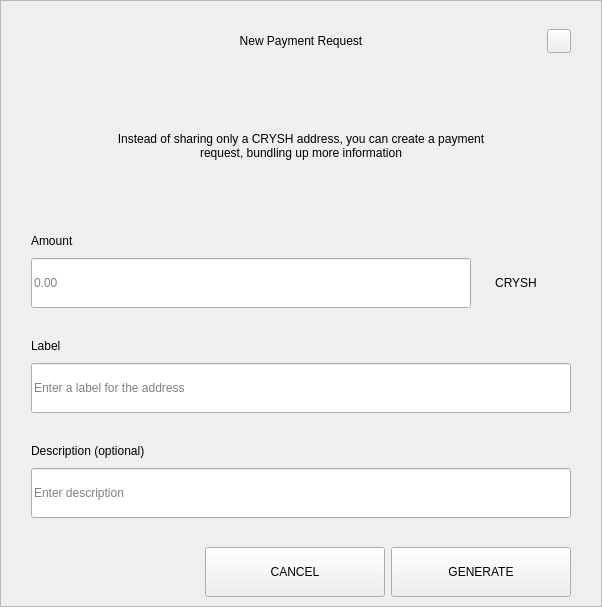
<?xml version="1.0" encoding="UTF-8"?>
<ui version="4.0">
 <class>RequestDialog</class>
 <widget class="QDialog" name="RequestDialog">
  <property name="geometry">
   <rect>
    <x>0</x>
    <y>0</y>
    <width>602</width>
    <height>607</height>
   </rect>
  </property>
  <property name="windowTitle">
   <string>Dialog</string>
  </property>
  <layout class="QVBoxLayout" name="verticalLayout_5">
   <property name="spacing">
    <number>0</number>
   </property>
   <property name="leftMargin">
    <number>0</number>
   </property>
   <property name="topMargin">
    <number>0</number>
   </property>
   <property name="rightMargin">
    <number>0</number>
   </property>
   <property name="bottomMargin">
    <number>0</number>
   </property>
   <item>
    <widget class="QFrame" name="frame">
     <property name="styleSheet">
      <string notr="true"/>
     </property>
     <property name="frameShape">
      <enum>QFrame::StyledPanel</enum>
     </property>
     <property name="frameShadow">
      <enum>QFrame::Raised</enum>
     </property>
     <layout class="QVBoxLayout" name="verticalLayout_4" stretch="1,0,0">
      <property name="spacing">
       <number>0</number>
      </property>
      <property name="leftMargin">
       <number>30</number>
      </property>
      <property name="topMargin">
       <number>20</number>
      </property>
      <property name="rightMargin">
       <number>30</number>
      </property>
      <property name="bottomMargin">
       <number>0</number>
      </property>
      <item>
       <layout class="QHBoxLayout" name="horizontalLayout_3">
        <property name="spacing">
         <number>0</number>
        </property>
        <item>
         <spacer name="horizontalSpacer_21">
          <property name="orientation">
           <enum>Qt::Horizontal</enum>
          </property>
          <property name="sizeHint" stdset="0">
           <size>
            <width>40</width>
            <height>20</height>
           </size>
          </property>
         </spacer>
        </item>
        <item>
         <widget class="QLabel" name="labelTitle">
          <property name="minimumSize">
           <size>
            <width>0</width>
            <height>40</height>
           </size>
          </property>
          <property name="maximumSize">
           <size>
            <width>16777215</width>
            <height>40</height>
           </size>
          </property>
          <property name="styleSheet">
           <string notr="true">padding-left:24px;</string>
          </property>
          <property name="text">
           <string>New Payment Request</string>
          </property>
          <property name="alignment">
           <set>Qt::AlignCenter</set>
          </property>
          <property name="margin">
           <number>7</number>
          </property>
         </widget>
        </item>
        <item>
         <spacer name="horizontalSpacer">
          <property name="orientation">
           <enum>Qt::Horizontal</enum>
          </property>
          <property name="sizeHint" stdset="0">
           <size>
            <width>40</width>
            <height>20</height>
           </size>
          </property>
         </spacer>
        </item>
        <item>
         <widget class="QPushButton" name="btnEsc">
          <property name="minimumSize">
           <size>
            <width>24</width>
            <height>24</height>
           </size>
          </property>
          <property name="maximumSize">
           <size>
            <width>24</width>
            <height>24</height>
           </size>
          </property>
          <property name="focusPolicy">
           <enum>Qt::NoFocus</enum>
          </property>
          <property name="text">
           <string/>
          </property>
         </widget>
        </item>
       </layout>
      </item>
      <item>
       <widget class="QStackedWidget" name="stack">
        <property name="minimumSize">
         <size>
          <width>540</width>
          <height>0</height>
         </size>
        </property>
        <property name="maximumSize">
         <size>
          <width>540</width>
          <height>16777215</height>
         </size>
        </property>
        <property name="currentIndex">
         <number>0</number>
        </property>
        <widget class="QWidget" name="page_1">
         <property name="minimumSize">
          <size>
           <width>540</width>
           <height>0</height>
          </size>
         </property>
         <property name="maximumSize">
          <size>
           <width>540</width>
           <height>16777215</height>
          </size>
         </property>
         <layout class="QVBoxLayout" name="layout1">
          <property name="spacing">
           <number>0</number>
          </property>
          <property name="leftMargin">
           <number>0</number>
          </property>
          <property name="topMargin">
           <number>0</number>
          </property>
          <property name="rightMargin">
           <number>0</number>
          </property>
          <property name="bottomMargin">
           <number>0</number>
          </property>
          <item>
           <spacer name="verticalSpacer_21">
            <property name="orientation">
             <enum>Qt::Vertical</enum>
            </property>
            <property name="sizeType">
             <enum>QSizePolicy::Fixed</enum>
            </property>
            <property name="sizeHint" stdset="0">
             <size>
              <width>20</width>
              <height>30</height>
             </size>
            </property>
           </spacer>
          </item>
          <item alignment="Qt::AlignHCenter">
           <widget class="QLabel" name="labelMessage">
            <property name="minimumSize">
             <size>
              <width>400</width>
              <height>50</height>
             </size>
            </property>
            <property name="text">
             <string>Instead of sharing only a CRYSH address, you can create a payment request, bundling up more information</string>
            </property>
            <property name="alignment">
             <set>Qt::AlignCenter</set>
            </property>
            <property name="wordWrap">
             <bool>true</bool>
            </property>
           </widget>
          </item>
          <item alignment="Qt::AlignBottom">
           <widget class="QWidget" name="containerAmount" native="true">
            <layout class="QVBoxLayout" name="verticalLayout">
             <property name="spacing">
              <number>9</number>
             </property>
             <property name="leftMargin">
              <number>0</number>
             </property>
             <property name="topMargin">
              <number>0</number>
             </property>
             <property name="rightMargin">
              <number>0</number>
             </property>
             <property name="bottomMargin">
              <number>0</number>
             </property>
             <item>
              <widget class="QLabel" name="labelSubtitleAmount">
               <property name="minimumSize">
                <size>
                 <width>350</width>
                 <height>16</height>
                </size>
               </property>
               <property name="maximumSize">
                <size>
                 <width>16777215</width>
                 <height>16</height>
                </size>
               </property>
               <property name="text">
                <string>Amount</string>
               </property>
              </widget>
             </item>
             <item alignment="Qt::AlignTop">
              <widget class="QWidget" name="layoutAmount" native="true">
               <layout class="QHBoxLayout" name="horizontalLayout" stretch="2,0">
                <property name="spacing">
                 <number>0</number>
                </property>
                <property name="leftMargin">
                 <number>0</number>
                </property>
                <property name="topMargin">
                 <number>0</number>
                </property>
                <property name="rightMargin">
                 <number>0</number>
                </property>
                <property name="bottomMargin">
                 <number>0</number>
                </property>
                <item>
                 <widget class="QLineEdit" name="lineEditAmount">
                  <property name="minimumSize">
                   <size>
                    <width>0</width>
                    <height>50</height>
                   </size>
                  </property>
                  <property name="maximumSize">
                   <size>
                    <width>16777215</width>
                    <height>50</height>
                   </size>
                  </property>
                  <property name="placeholderText">
                   <string notr="true">0.00</string>
                  </property>
                 </widget>
                </item>
                <item>
                 <widget class="QWidget" name="comboContainer" native="true">
                  <property name="minimumSize">
                   <size>
                    <width>100</width>
                    <height>50</height>
                   </size>
                  </property>
                  <property name="maximumSize">
                   <size>
                    <width>16777215</width>
                    <height>50</height>
                   </size>
                  </property>
                  <layout class="QHBoxLayout" name="horizontalLayout_31">
                   <property name="spacing">
                    <number>0</number>
                   </property>
                   <property name="leftMargin">
                    <number>0</number>
                   </property>
                   <property name="topMargin">
                    <number>0</number>
                   </property>
                   <property name="rightMargin">
                    <number>10</number>
                   </property>
                   <property name="bottomMargin">
                    <number>0</number>
                   </property>
                   <item>
                    <widget class="QLabel" name="comboBoxCoin">
                     <property name="text">
                      <string>CRYSH</string>
                     </property>
                     <property name="alignment">
                      <set>Qt::AlignCenter</set>
                     </property>
                    </widget>
                   </item>
                  </layout>
                 </widget>
                </item>
               </layout>
              </widget>
             </item>
            </layout>
           </widget>
          </item>
          <item>
           <spacer name="verticalSpacer_31">
            <property name="orientation">
             <enum>Qt::Vertical</enum>
            </property>
            <property name="sizeType">
             <enum>QSizePolicy::Fixed</enum>
            </property>
            <property name="sizeHint" stdset="0">
             <size>
              <width>20</width>
              <height>30</height>
             </size>
            </property>
           </spacer>
          </item>
          <item>
           <layout class="QVBoxLayout" name="verticalLayoutLabel">
            <property name="spacing">
             <number>9</number>
            </property>
            <item>
             <widget class="QLabel" name="labelSubtitleLabel">
              <property name="minimumSize">
               <size>
                <width>0</width>
                <height>16</height>
               </size>
              </property>
              <property name="maximumSize">
               <size>
                <width>16777215</width>
                <height>16</height>
               </size>
              </property>
              <property name="text">
               <string>Label</string>
              </property>
             </widget>
            </item>
            <item>
             <widget class="QLineEdit" name="lineEditLabel">
              <property name="minimumSize">
               <size>
                <width>0</width>
                <height>50</height>
               </size>
              </property>
              <property name="maximumSize">
               <size>
                <width>16777215</width>
                <height>50</height>
               </size>
              </property>
              <property name="placeholderText">
               <string>Enter a label for the address</string>
              </property>
             </widget>
            </item>
           </layout>
          </item>
          <item>
           <spacer name="verticalSpacer_34">
            <property name="orientation">
             <enum>Qt::Vertical</enum>
            </property>
            <property name="sizeType">
             <enum>QSizePolicy::Fixed</enum>
            </property>
            <property name="sizeHint" stdset="0">
             <size>
              <width>20</width>
              <height>30</height>
             </size>
            </property>
           </spacer>
          </item>
          <item>
           <layout class="QVBoxLayout" name="verticalLayoutDescription">
            <property name="spacing">
             <number>9</number>
            </property>
            <item>
             <widget class="QLabel" name="labelSubtitleDescription">
              <property name="minimumSize">
               <size>
                <width>0</width>
                <height>16</height>
               </size>
              </property>
              <property name="maximumSize">
               <size>
                <width>16777215</width>
                <height>16</height>
               </size>
              </property>
              <property name="text">
               <string>Description (optional)</string>
              </property>
             </widget>
            </item>
            <item>
             <widget class="QLineEdit" name="lineEditDescription">
              <property name="minimumSize">
               <size>
                <width>0</width>
                <height>50</height>
               </size>
              </property>
              <property name="maximumSize">
               <size>
                <width>16777215</width>
                <height>50</height>
               </size>
              </property>
              <property name="placeholderText">
               <string>Enter description</string>
              </property>
             </widget>
            </item>
            <item>
             <spacer name="verticalSpacer_4">
              <property name="orientation">
               <enum>Qt::Vertical</enum>
              </property>
              <property name="sizeType">
               <enum>QSizePolicy::Fixed</enum>
              </property>
              <property name="sizeHint" stdset="0">
               <size>
                <width>20</width>
                <height>20</height>
               </size>
              </property>
             </spacer>
            </item>
           </layout>
          </item>
         </layout>
        </widget>
        <widget class="QWidget" name="page_2">
         <layout class="QVBoxLayout" name="layout2">
          <item>
           <spacer name="verticalSpacer_5">
            <property name="orientation">
             <enum>Qt::Vertical</enum>
            </property>
            <property name="sizeType">
             <enum>QSizePolicy::Fixed</enum>
            </property>
            <property name="sizeHint" stdset="0">
             <size>
              <width>20</width>
              <height>50</height>
             </size>
            </property>
           </spacer>
          </item>
          <item alignment="Qt::AlignHCenter">
           <widget class="QLabel" name="labelQrImg">
            <property name="minimumSize">
             <size>
              <width>260</width>
              <height>260</height>
             </size>
            </property>
            <property name="maximumSize">
             <size>
              <width>260</width>
              <height>260</height>
             </size>
            </property>
            <property name="text">
             <string/>
            </property>
            <property name="alignment">
             <set>Qt::AlignCenter</set>
            </property>
           </widget>
          </item>
          <item>
           <spacer name="verticalSpacer_2">
            <property name="orientation">
             <enum>Qt::Vertical</enum>
            </property>
            <property name="sizeType">
             <enum>QSizePolicy::Fixed</enum>
            </property>
            <property name="sizeHint" stdset="0">
             <size>
              <width>20</width>
              <height>30</height>
             </size>
            </property>
           </spacer>
          </item>
          <item alignment="Qt::AlignHCenter">
           <widget class="QLabel" name="labelAddress">
            <property name="text">
             <string>D7VFR83SQbiezrW72hjcWJtcfip5krte2Z </string>
            </property>
           </widget>
          </item>
          <item>
           <spacer name="verticalSpacer_32">
            <property name="orientation">
             <enum>Qt::Vertical</enum>
            </property>
            <property name="sizeType">
             <enum>QSizePolicy::Expanding</enum>
            </property>
            <property name="sizeHint" stdset="0">
             <size>
              <width>20</width>
              <height>20</height>
             </size>
            </property>
           </spacer>
          </item>
          <item>
           <layout class="QHBoxLayout" name="horizontal">
            <property name="leftMargin">
             <number>20</number>
            </property>
            <property name="rightMargin">
             <number>20</number>
            </property>
            <property name="bottomMargin">
             <number>20</number>
            </property>
            <item>
             <spacer name="horizontalSpacer_4">
              <property name="orientation">
               <enum>Qt::Horizontal</enum>
              </property>
              <property name="sizeHint" stdset="0">
               <size>
                <width>40</width>
                <height>20</height>
               </size>
              </property>
             </spacer>
            </item>
            <item>
             <widget class="QPushButton" name="btnCopyAddress">
              <property name="minimumSize">
               <size>
                <width>180</width>
                <height>50</height>
               </size>
              </property>
              <property name="text">
               <string>COPY ADDRESS</string>
              </property>
             </widget>
            </item>
            <item>
             <widget class="QPushButton" name="btnCopyUrl">
              <property name="minimumSize">
               <size>
                <width>180</width>
                <height>50</height>
               </size>
              </property>
              <property name="text">
               <string>COPY URL</string>
              </property>
             </widget>
            </item>
            <item>
             <spacer name="horizontalSpacer_2">
              <property name="orientation">
               <enum>Qt::Horizontal</enum>
              </property>
              <property name="sizeHint" stdset="0">
               <size>
                <width>40</width>
                <height>20</height>
               </size>
              </property>
             </spacer>
            </item>
           </layout>
          </item>
         </layout>
        </widget>
       </widget>
      </item>
      <item>
       <widget class="QWidget" name="buttonsStack" native="true">
        <layout class="QHBoxLayout" name="horizontalLayout_5">
         <property name="leftMargin">
          <number>20</number>
         </property>
         <property name="rightMargin">
          <number>0</number>
         </property>
         <item>
          <spacer name="horizontalSpacer_41">
           <property name="orientation">
            <enum>Qt::Horizontal</enum>
           </property>
           <property name="sizeHint" stdset="0">
            <size>
             <width>40</width>
             <height>20</height>
            </size>
           </property>
          </spacer>
         </item>
         <item>
          <widget class="QPushButton" name="btnCancel">
           <property name="minimumSize">
            <size>
             <width>180</width>
             <height>50</height>
            </size>
           </property>
           <property name="focusPolicy">
            <enum>Qt::NoFocus</enum>
           </property>
           <property name="text">
            <string>CANCEL</string>
           </property>
          </widget>
         </item>
         <item>
          <widget class="QPushButton" name="btnSave">
           <property name="minimumSize">
            <size>
             <width>180</width>
             <height>50</height>
            </size>
           </property>
           <property name="focusPolicy">
            <enum>Qt::NoFocus</enum>
           </property>
           <property name="text">
            <string>GENERATE</string>
           </property>
          </widget>
         </item>
        </layout>
       </widget>
      </item>
     </layout>
    </widget>
   </item>
  </layout>
 </widget>
 <resources/>
 <connections/>
</ui>
